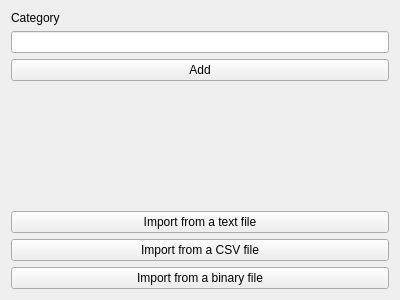
<?xml version="1.0" encoding="UTF-8"?>
<ui version="4.0">
 <class>BForm</class>
 <widget class="QWidget" name="BForm">
  <property name="geometry">
   <rect>
    <x>0</x>
    <y>0</y>
    <width>400</width>
    <height>300</height>
   </rect>
  </property>
  <property name="windowTitle">
   <string>Add a category</string>
  </property>
  <layout class="QGridLayout" name="gridLayout">
   <item row="0" column="0">
    <widget class="QLabel" name="catLabel">
     <property name="text">
      <string>Category</string>
     </property>
    </widget>
   </item>
   <item row="1" column="0">
    <widget class="QLineEdit" name="catLineEdit"/>
   </item>
   <item row="2" column="0">
    <widget class="QPushButton" name="addButton">
     <property name="text">
      <string>Add</string>
     </property>
    </widget>
   </item>
   <item row="3" column="0">
    <spacer name="verticalSpacer">
     <property name="orientation">
      <enum>Qt::Vertical</enum>
     </property>
     <property name="sizeHint" stdset="0">
      <size>
       <width>20</width>
       <height>124</height>
      </size>
     </property>
    </spacer>
   </item>
   <item row="4" column="0">
    <widget class="QPushButton" name="txtImportButton">
     <property name="text">
      <string>Import from a text file</string>
     </property>
    </widget>
   </item>
   <item row="5" column="0">
    <widget class="QPushButton" name="csvImportButton">
     <property name="text">
      <string>Import from a CSV file</string>
     </property>
    </widget>
   </item>
   <item row="6" column="0">
    <widget class="QPushButton" name="binImportButton">
     <property name="text">
      <string>Import from a binary file</string>
     </property>
    </widget>
   </item>
  </layout>
 </widget>
 <resources/>
 <connections/>
</ui>
